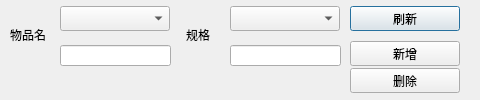
<?xml version="1.0" encoding="UTF-8"?>
<ui version="4.0">
 <class>addClass</class>
 <widget class="QDialog" name="addClass">
  <property name="geometry">
   <rect>
    <x>0</x>
    <y>0</y>
    <width>480</width>
    <height>100</height>
   </rect>
  </property>
  <property name="minimumSize">
   <size>
    <width>480</width>
    <height>100</height>
   </size>
  </property>
  <property name="maximumSize">
   <size>
    <width>480</width>
    <height>100</height>
   </size>
  </property>
  <property name="windowTitle">
   <string>添加物品种类</string>
  </property>
  <property name="windowIcon">
   <iconset>
    <normaloff>ksig.ico</normaloff>ksig.ico</iconset>
  </property>
  <widget class="QPushButton" name="flushButton">
   <property name="geometry">
    <rect>
     <x>350</x>
     <y>6</y>
     <width>110</width>
     <height>25</height>
    </rect>
   </property>
   <property name="text">
    <string>刷新</string>
   </property>
  </widget>
  <widget class="QComboBox" name="namesComboBox">
   <property name="geometry">
    <rect>
     <x>60</x>
     <y>6</y>
     <width>110</width>
     <height>25</height>
    </rect>
   </property>
  </widget>
  <widget class="QPushButton" name="addButton">
   <property name="geometry">
    <rect>
     <x>350</x>
     <y>41</y>
     <width>110</width>
     <height>25</height>
    </rect>
   </property>
   <property name="text">
    <string>新增</string>
   </property>
  </widget>
  <widget class="QPushButton" name="delButton">
   <property name="geometry">
    <rect>
     <x>350</x>
     <y>68</y>
     <width>110</width>
     <height>25</height>
    </rect>
   </property>
   <property name="text">
    <string>删除</string>
   </property>
  </widget>
  <widget class="QLabel" name="label_2">
   <property name="geometry">
    <rect>
     <x>186</x>
     <y>27</y>
     <width>62</width>
     <height>16</height>
    </rect>
   </property>
   <property name="text">
    <string>规格</string>
   </property>
  </widget>
  <widget class="QLabel" name="label">
   <property name="geometry">
    <rect>
     <x>10</x>
     <y>27</y>
     <width>62</width>
     <height>16</height>
    </rect>
   </property>
   <property name="text">
    <string>物品名</string>
   </property>
  </widget>
  <widget class="QComboBox" name="etalonComboBox">
   <property name="geometry">
    <rect>
     <x>230</x>
     <y>6</y>
     <width>110</width>
     <height>25</height>
    </rect>
   </property>
  </widget>
  <widget class="QLineEdit" name="lineEdit">
   <property name="geometry">
    <rect>
     <x>60</x>
     <y>45</y>
     <width>111</width>
     <height>21</height>
    </rect>
   </property>
  </widget>
  <widget class="QLineEdit" name="lineEdit_2">
   <property name="geometry">
    <rect>
     <x>230</x>
     <y>45</y>
     <width>111</width>
     <height>21</height>
    </rect>
   </property>
  </widget>
 </widget>
 <resources/>
 <connections/>
</ui>
